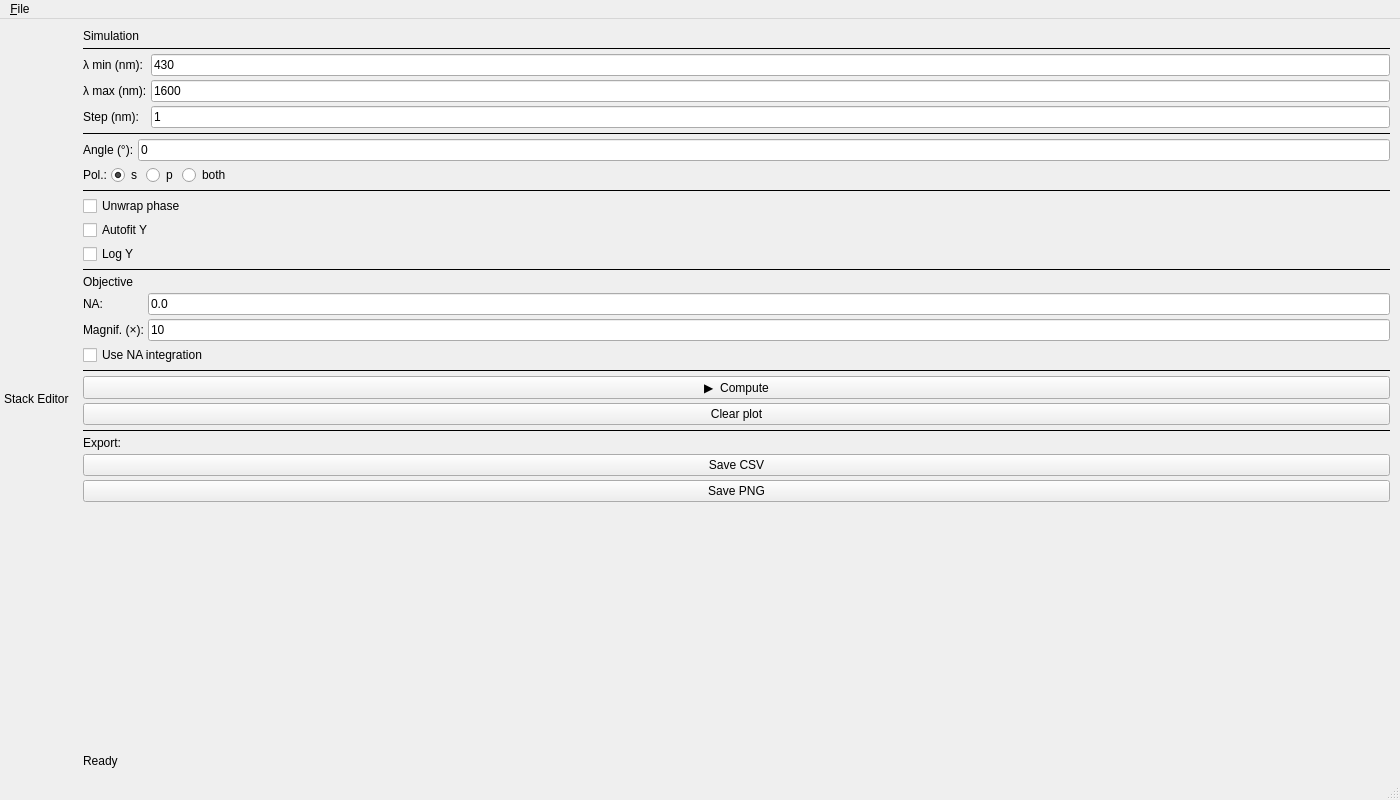
<?xml version="1.0" encoding="UTF-8"?>
<ui version="4.0">
 <class>MainWindow</class>
 <widget class="QMainWindow" name="MainWindow">
  <property name="geometry">
   <rect><x>0</x><y>0</y><width>1400</width><height>800</height></rect>
  </property>
  <property name="windowTitle">
   <string>reflecto_sim — Reflectometry Simulator</string>
  </property>
  <widget class="QWidget" name="centralwidget">
   <layout class="QHBoxLayout" name="hl_main">
    <property name="leftMargin"><number>4</number></property>
    <property name="topMargin"><number>4</number></property>
    <property name="rightMargin"><number>4</number></property>
    <property name="bottomMargin"><number>4</number></property>
    <property name="spacing"><number>4</number></property>
    <!-- Left column: stack editor -->
    <item>
     <widget class="QWidget" name="left_container">
      <property name="minimumWidth"><number>420</number></property>
      <property name="maximumWidth"><number>460</number></property>
      <layout class="QVBoxLayout" name="vl_left">
       <property name="leftMargin"><number>0</number></property>
       <property name="topMargin"><number>0</number></property>
       <property name="rightMargin"><number>0</number></property>
       <property name="bottomMargin"><number>0</number></property>
       <item>
        <widget class="QLabel" name="lbl_stack_title">
         <property name="text"><string>Stack Editor</string></property>
        </widget>
       </item>
      </layout>
     </widget>
    </item>
    <!-- Centre column: plot panel -->
    <item>
     <widget class="QWidget" name="centre_container">
      <layout class="QVBoxLayout" name="vl_centre">
       <property name="leftMargin"><number>0</number></property>
       <property name="topMargin"><number>0</number></property>
       <property name="rightMargin"><number>0</number></property>
       <property name="bottomMargin"><number>0</number></property>
      </layout>
     </widget>
    </item>
    <!-- Right column: controls -->
    <item>
     <widget class="QWidget" name="right_panel">
      <property name="minimumWidth"><number>200</number></property>
      <property name="maximumWidth"><number>240</number></property>
      <layout class="QVBoxLayout" name="vl_right">
       <property name="leftMargin"><number>6</number></property>
       <property name="topMargin"><number>6</number></property>
       <property name="rightMargin"><number>6</number></property>
       <property name="bottomMargin"><number>6</number></property>
       <property name="spacing"><number>4</number></property>
       <!-- Simulation section -->
       <item>
        <widget class="QLabel" name="lbl_sim_title">
         <property name="text"><string>Simulation</string></property>
        </widget>
       </item>
       <item>
        <widget class="QFrame" name="sep1">
         <property name="frameShape"><enum>QFrame::HLine</enum></property>
         <property name="frameShadow"><enum>QFrame::Plain</enum></property>
        </widget>
       </item>
       <item>
        <layout class="QFormLayout" name="fl_wavelength">
         <item row="0" column="0">
          <widget class="QLabel" name="lbl_lam_min">
           <property name="text"><string>λ min (nm):</string></property>
          </widget>
         </item>
         <item row="0" column="1">
          <widget class="QLineEdit" name="edit_lam_min">
           <property name="text"><string>430</string></property>
          </widget>
         </item>
         <item row="1" column="0">
          <widget class="QLabel" name="lbl_lam_max">
           <property name="text"><string>λ max (nm):</string></property>
          </widget>
         </item>
         <item row="1" column="1">
          <widget class="QLineEdit" name="edit_lam_max">
           <property name="text"><string>1600</string></property>
          </widget>
         </item>
         <item row="2" column="0">
          <widget class="QLabel" name="lbl_lam_step">
           <property name="text"><string>Step (nm):</string></property>
          </widget>
         </item>
         <item row="2" column="1">
          <widget class="QLineEdit" name="edit_lam_step">
           <property name="text"><string>1</string></property>
          </widget>
         </item>
        </layout>
       </item>
       <item>
        <widget class="QFrame" name="sep2">
         <property name="frameShape"><enum>QFrame::HLine</enum></property>
         <property name="frameShadow"><enum>QFrame::Plain</enum></property>
        </widget>
       </item>
       <!-- Angle and polarisation -->
       <item>
        <layout class="QFormLayout" name="fl_angle">
         <item row="0" column="0">
          <widget class="QLabel" name="lbl_angle">
           <property name="text"><string>Angle (°):</string></property>
          </widget>
         </item>
         <item row="0" column="1">
          <widget class="QLineEdit" name="edit_angle">
           <property name="text"><string>0</string></property>
          </widget>
         </item>
        </layout>
       </item>
       <item>
        <layout class="QHBoxLayout" name="hl_pol">
         <item>
          <widget class="QLabel" name="lbl_pol">
           <property name="text"><string>Pol.:</string></property>
          </widget>
         </item>
         <item>
          <widget class="QRadioButton" name="radio_pol_s">
           <property name="text"><string>s</string></property>
           <property name="checked"><bool>true</bool></property>
          </widget>
         </item>
         <item>
          <widget class="QRadioButton" name="radio_pol_p">
           <property name="text"><string>p</string></property>
          </widget>
         </item>
         <item>
          <widget class="QRadioButton" name="radio_pol_both">
           <property name="text"><string>both</string></property>
           <property name="visible"><bool>false</bool></property>
          </widget>
         </item>
         <item>
          <spacer>
           <property name="orientation"><enum>Qt::Horizontal</enum></property>
           <property name="sizeHint" stdset="0">
            <size><width>20</width><height>20</height></size>
           </property>
          </spacer>
         </item>
        </layout>
       </item>
       <item>
        <widget class="QFrame" name="sep3">
         <property name="frameShape"><enum>QFrame::HLine</enum></property>
         <property name="frameShadow"><enum>QFrame::Plain</enum></property>
        </widget>
       </item>
       <!-- Display options -->
       <item>
        <widget class="QCheckBox" name="chk_unwrap">
         <property name="text"><string>Unwrap phase</string></property>
        </widget>
       </item>
       <item>
        <widget class="QCheckBox" name="chk_autofit">
         <property name="text"><string>Autofit Y</string></property>
        </widget>
       </item>
       <item>
        <widget class="QCheckBox" name="chk_log_y">
         <property name="text"><string>Log Y</string></property>
        </widget>
       </item>
       <item>
        <widget class="QFrame" name="sep4">
         <property name="frameShape"><enum>QFrame::HLine</enum></property>
         <property name="frameShadow"><enum>QFrame::Plain</enum></property>
        </widget>
       </item>
       <!-- Objective / NA section -->
       <item>
        <widget class="QLabel" name="lbl_obj_title">
         <property name="text"><string>Objective</string></property>
        </widget>
       </item>
       <item>
        <layout class="QFormLayout" name="fl_na">
         <item row="0" column="0">
          <widget class="QLabel" name="lbl_na">
           <property name="text"><string>NA:</string></property>
          </widget>
         </item>
         <item row="0" column="1">
          <widget class="QLineEdit" name="edit_na">
           <property name="text"><string>0.0</string></property>
          </widget>
         </item>
         <item row="1" column="0">
          <widget class="QLabel" name="lbl_magnif">
           <property name="text"><string>Magnif. (×):</string></property>
          </widget>
         </item>
         <item row="1" column="1">
          <widget class="QLineEdit" name="edit_magnif">
           <property name="text"><string>10</string></property>
          </widget>
         </item>
        </layout>
       </item>
       <item>
        <widget class="QCheckBox" name="chk_use_na">
         <property name="text"><string>Use NA integration</string></property>
        </widget>
       </item>
       <item>
        <widget class="QFrame" name="sep5">
         <property name="frameShape"><enum>QFrame::HLine</enum></property>
         <property name="frameShadow"><enum>QFrame::Plain</enum></property>
        </widget>
       </item>
       <!-- Compute buttons -->
       <item>
        <widget class="QPushButton" name="btn_compute">
         <property name="text"><string>▶  Compute</string></property>
        </widget>
       </item>
       <item>
        <widget class="QPushButton" name="btn_clear_plot">
         <property name="text"><string>Clear plot</string></property>
        </widget>
       </item>
       <item>
        <widget class="QFrame" name="sep6">
         <property name="frameShape"><enum>QFrame::HLine</enum></property>
         <property name="frameShadow"><enum>QFrame::Plain</enum></property>
        </widget>
       </item>
       <!-- Export -->
       <item>
        <widget class="QLabel" name="lbl_export">
         <property name="text"><string>Export:</string></property>
        </widget>
       </item>
       <item>
        <widget class="QPushButton" name="btn_save_csv">
         <property name="text"><string>Save CSV</string></property>
        </widget>
       </item>
       <item>
        <widget class="QPushButton" name="btn_save_png">
         <property name="text"><string>Save PNG</string></property>
        </widget>
       </item>
       <!-- Spacer -->
       <item>
        <spacer>
         <property name="orientation"><enum>Qt::Vertical</enum></property>
         <property name="sizeHint" stdset="0">
          <size><width>20</width><height>40</height></size>
         </property>
        </spacer>
       </item>
       <!-- Status label -->
       <item>
        <widget class="QLabel" name="lbl_status">
         <property name="text"><string>Ready</string></property>
         <property name="wordWrap"><bool>true</bool></property>
         <property name="alignment"><set>Qt::AlignLeft|Qt::AlignTop</set></property>
        </widget>
       </item>
      </layout>
     </widget>
    </item>
   </layout>
  </widget>
  <widget class="QMenuBar" name="menubar">
   <property name="geometry">
    <rect><x>0</x><y>0</y><width>1400</width><height>22</height></rect>
   </property>
   <widget class="QMenu" name="menu_file">
    <property name="title"><string>&amp;File</string></property>
    <addaction name="action_open"/>
    <addaction name="action_save"/>
    <addaction name="separator"/>
    <addaction name="action_exit"/>
   </widget>
   <addaction name="menu_file"/>
  </widget>
  <widget class="QStatusBar" name="statusbar"/>
  <action name="action_open">
   <property name="text"><string>Open stack…</string></property>
   <property name="shortcut"><string>Ctrl+O</string></property>
  </action>
  <action name="action_save">
   <property name="text"><string>Save stack…</string></property>
   <property name="shortcut"><string>Ctrl+S</string></property>
  </action>
  <action name="action_exit">
   <property name="text"><string>Exit</string></property>
  </action>
 </widget>
 <resources/>
 <connections/>
</ui>
